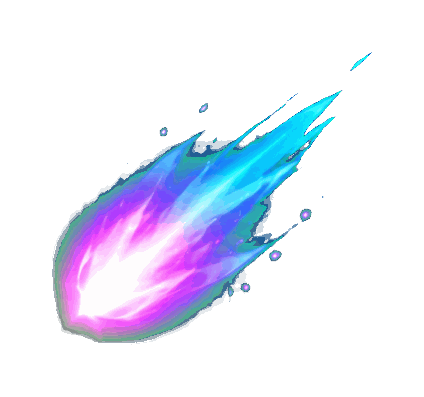
#> input picture assets/runtime/fx/engine_blast/03.png, 424 x 397 px, found by its file name
$ python build_scale_depth_concept.py
#> lines starting #> are read from the running program, lines starting #| are printed output that depends on the picture
from __future__ import annotations

import math
from pathlib import Path

from PIL import Image, ImageDraw, ImageFilter, ImageFont, ImageOps


ROOT = Path(__file__).resolve().parents[1]
OUT = ROOT / "qa-scale-depth-fx-concept-v2.png"


def font(size: int, bold: bool = False):
#> called with size = 34, bold = True
    paths = (
        "/System/Library/Fonts/Supplemental/Arial Bold.ttf" if bold else "/System/Library/Fonts/Supplemental/Arial.ttf",
        "/System/Library/Fonts/Helvetica.ttc",
    )
    for path in paths:
        try:
            return ImageFont.truetype(path, size)
        except OSError:
            continue
    return ImageFont.load_default()


TITLE = font(34, True)
LABEL = font(22, True)
SMALL = font(15)


def chroma_key_green(image: Image.Image) -> Image.Image:
    rgba = image.convert("RGBA")
    pixels = rgba.load()
    for y in range(rgba.height):
        for x in range(rgba.width):
            r, g, b, a = pixels[x, y]
            dominance = g - max(r, b)
            if g > 105 and dominance > 30:
                alpha = max(0, min(255, int((92 - dominance) * 4.5)))
                if alpha < 18:
                    alpha = 0
                pixels[x, y] = (r, min(g, int((r + b) * 0.55)), b, alpha)
    return rgba


def trim_alpha(image: Image.Image, padding: int = 32) -> Image.Image:
    bbox = image.getchannel("A").getbbox()
    if not bbox:
        return image
    left, top, right, bottom = bbox
    return image.crop(
        (
            max(0, left - padding),
            max(0, top - padding),
            min(image.width, right + padding),
            min(image.height, bottom + padding),
        )
    )


def load_rgba(path: Path, green: bool = False) -> Image.Image:
    image = Image.open(path)
    if green:
        image = chroma_key_green(image)
    return trim_alpha(image.convert("RGBA"), 36)


def resize_width(image: Image.Image, width: int) -> Image.Image:
    ratio = width / image.width
    return image.resize((width, max(1, round(image.height * ratio))), Image.Resampling.LANCZOS)


def paste_center(canvas: Image.Image, image: Image.Image, center: tuple[int, int], opacity: float = 1) -> None:
    layer = image
    if opacity < 1:
        layer = image.copy()
        layer.putalpha(layer.getchannel("A").point(lambda value: int(value * opacity)))
    canvas.alpha_composite(layer, (round(center[0] - layer.width / 2), round(center[1] - layer.height / 2)))


def glow(canvas: Image.Image, image: Image.Image, center: tuple[int, int], color=(180, 64, 255), radius=22, opacity=0.36) -> None:
    alpha = image.getchannel("A").point(lambda value: int(value * opacity))
    layer = Image.new("RGBA", image.size, (*color, 0))
    layer.putalpha(alpha)
    layer = layer.filter(ImageFilter.GaussianBlur(radius))
    paste_center(canvas, layer, center)


def make_space_background(size: tuple[int, int]) -> Image.Image:
#> called with size = (1600, 980)
    width, height = size
    canvas = Image.new("RGBA", size, (4, 6, 22, 255))
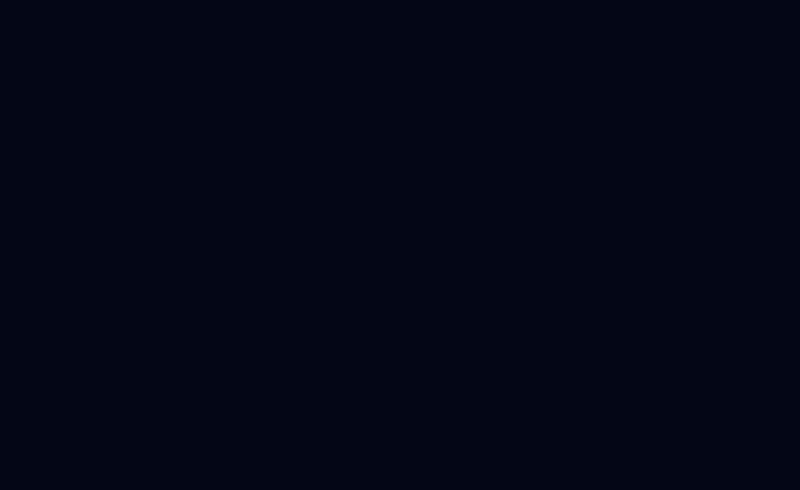
#> canvas: PIL image 1600x980 RGBA (shown at 1/2 size); mean R, G, B, A 4, 6, 22, 255
    pix = canvas.load()
    for y in range(height):
        yy = y / height
        for x in range(width):
            xx = x / width
            nebula = math.sin(xx * 7.2 + yy * 3.1) * 0.5 + 0.5
            corridor = max(0, 1 - abs((xx - 0.46) * 1.2 + (yy - 0.68) * 0.55) * 2.4)
            r = int(5 + 35 * yy + 54 * corridor + 18 * nebula * yy)
            g = int(8 + 20 * yy + 20 * corridor)
            b = int(28 + 56 * yy + 88 * corridor + 16 * nebula)
            pix[x, y] = (r, g, b, 255)
    draw = ImageDraw.Draw(canvas)
    for i in range(190):
        x = (i * 347) % width
        y = (i * 193 + 71) % height
        size_px = 1 + (i % 4 == 0) + (i % 17 == 0)
        opacity = 70 + (i * 29) % 120
        draw.ellipse((x, y, x + size_px, y + size_px), fill=(190, 220, 255, opacity))
    return canvas.filter(ImageFilter.GaussianBlur(0.18))


def make_planet(diameter: int) -> Image.Image:
#> called with diameter = 520
    size = diameter + 220
    c = Image.new("RGBA", (size, size), (0, 0, 0, 0))
#> c: PIL image 740x740 RGBA; every value is 0
    draw = ImageDraw.Draw(c)
    cx = cy = size // 2
    for r in range(diameter // 2, 0, -1):
        t = r / (diameter / 2)
        color = (
            int(22 + 44 * (1 - t)),
            int(62 + 120 * (1 - t)),
            int(132 + 80 * (1 - t)),
            int(255 * min(1, 1.4 - t * 0.35)),
        )
        draw.ellipse((cx - r, cy - r, cx + r, cy + r), fill=color)
    draw.ellipse((cx - diameter // 2, cy - diameter // 2, cx + diameter // 2, cy + diameter // 2), outline=(74, 214, 255, 120), width=5)
    atmosphere = Image.new("RGBA", c.size, (0, 0, 0, 0))
    ad = ImageDraw.Draw(atmosphere)
    ad.ellipse((cx - diameter // 2 - 28, cy - diameter // 2 - 28, cx + diameter // 2 + 28, cy + diameter // 2 + 28), outline=(100, 198, 255, 118), width=30)
    atmosphere = atmosphere.filter(ImageFilter.GaussianBlur(18))
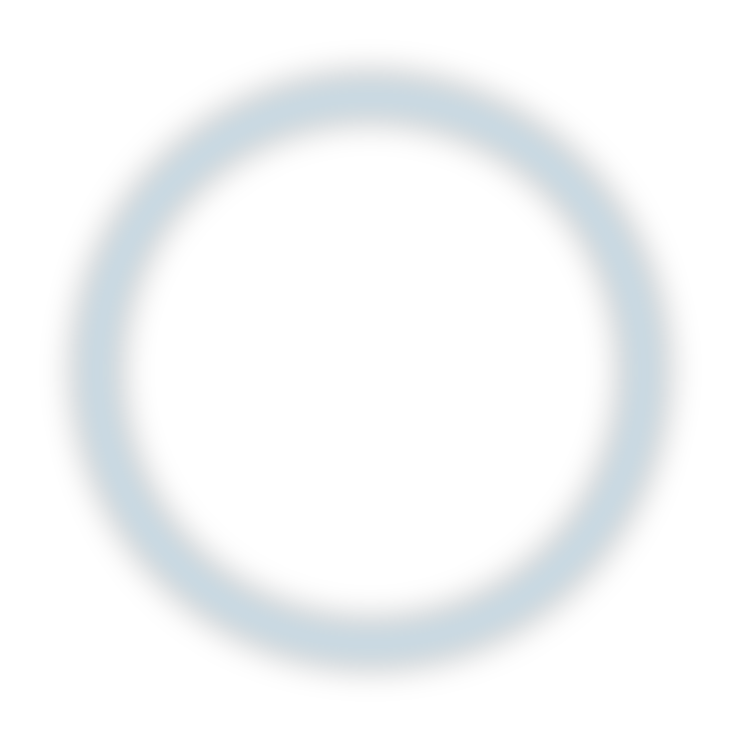
#> atmosphere: PIL image 740x740 RGBA; mean R, G, B, A 9.4, 18.5, 23.9, 11; transparent parts drawn white
    c = Image.alpha_composite(atmosphere, c)
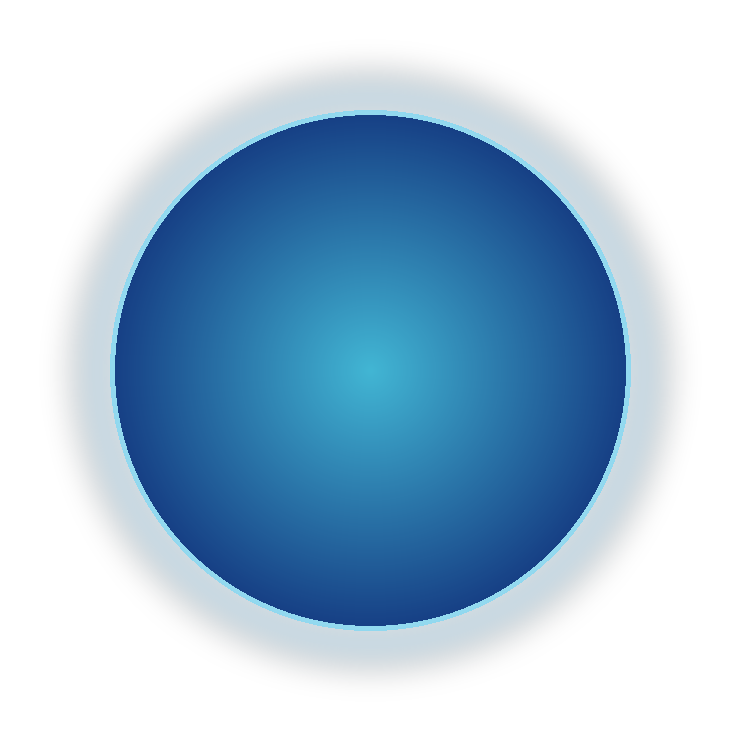
#> c: PIL image 740x740 RGBA; mean R, G, B, A 21.8, 55.2, 80.9, 106; transparent parts drawn white
    return c


def label(draw: ImageDraw.ImageDraw, xy: tuple[int, int], title: str, detail: str) -> None:
    x, y = xy
    bbox = draw.textbbox((x, y), title, font=LABEL)
    draw.rounded_rectangle((bbox[0] - 12, bbox[1] - 8, bbox[2] + 12, bbox[3] + 31), radius=10, fill=(4, 8, 28, 190), outline=(91, 134, 255, 120), width=1)
    draw.text((x, y), title, font=LABEL, fill=(246, 249, 255, 255))
    draw.text((x, y + 25), detail, font=SMALL, fill=(164, 190, 244, 255))


def main() -> None:
    canvas = make_space_background((1600, 980))
    draw = ImageDraw.Draw(canvas)

    planet = make_planet(520)
    paste_center(canvas, planet, (1320, 210), opacity=0.64)
#> in paste_center, `layer.putalpha(layer.getchannel("A").point(lambda value: int(value * o..`:
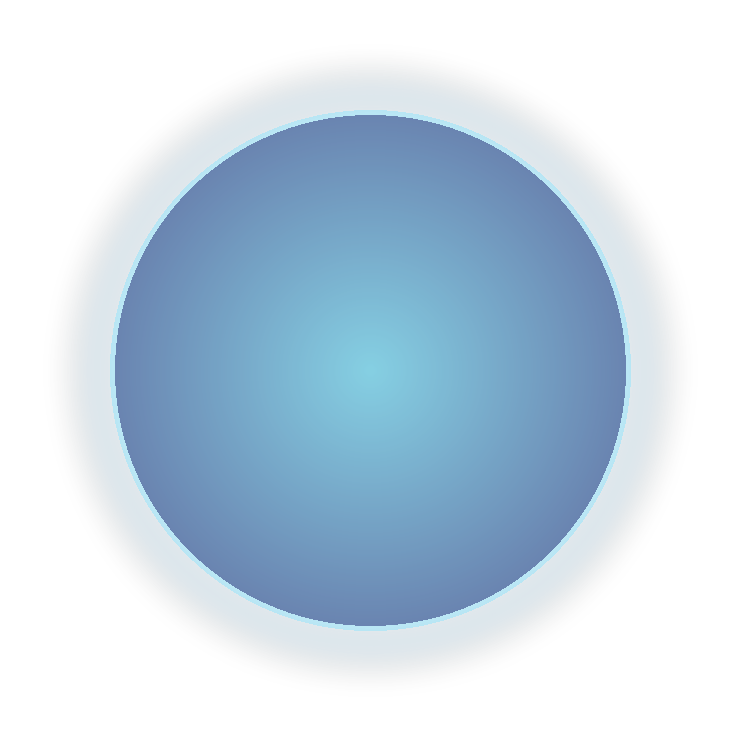
#> layer: PIL image 740x740 RGBA; mean R, G, B, A 21.8, 55.2, 80.9, 67.6; transparent parts drawn white

    comet = load_rgba(ROOT / "assets" / "runtime" / "fx" / "speed_streak" / "03.png")
#> in load_rgba, image is the input picture: PIL image 424x397 RGBA; mean R, G, B, A 33.2, 226.5, 55.5, 53.3
#> in trim_alpha, `bbox = image.getchannel("A").getbbox()`: bbox = (52, 52, 372, 345)
#> in trim_alpha, `left, top, right, bottom = bbox`: left = 52; right = 372; bottom = 345
    comet = resize_width(comet.rotate(-20, expand=True, resample=Image.Resampling.BICUBIC), 520)
#> in resize_width, `return image.resize((width, max(1, round(image.height * ratio))), Imag..`:
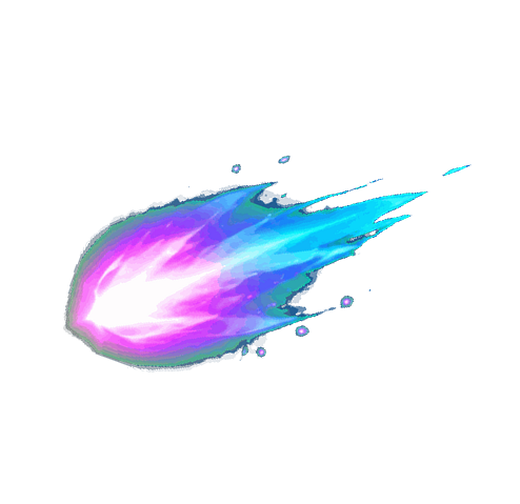
#> returned value: PIL image 520x504 RGBA; mean R, G, B, A 21.7, 24.7, 36.1, 37.9; transparent parts drawn white
    paste_center(canvas, comet, (1180, 715), opacity=0.46)
#> call 2 of paste_center, with center = (1180, 715), opacity = 0.46
#> in paste_center (call 2), `layer.putalpha(layer.getchannel("A").point(lambda value: int(value * o..`:
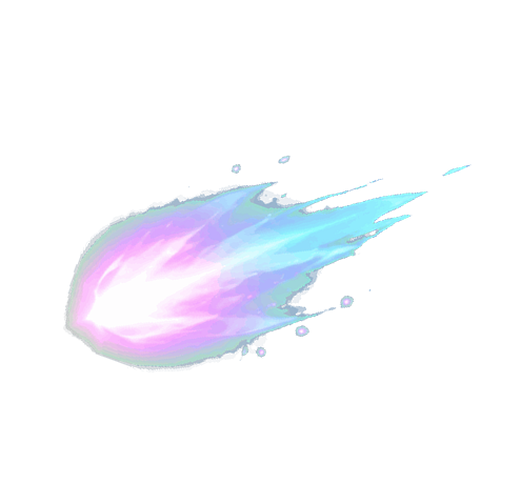
#> layer: PIL image 520x504 RGBA; mean R, G, B, A 21.7, 24.7, 36.1, 17.4; transparent parts drawn white
#> in paste_center (call 2), `canvas.alpha_composite(layer, (round(center[0] - layer.width / 2), rou..`:
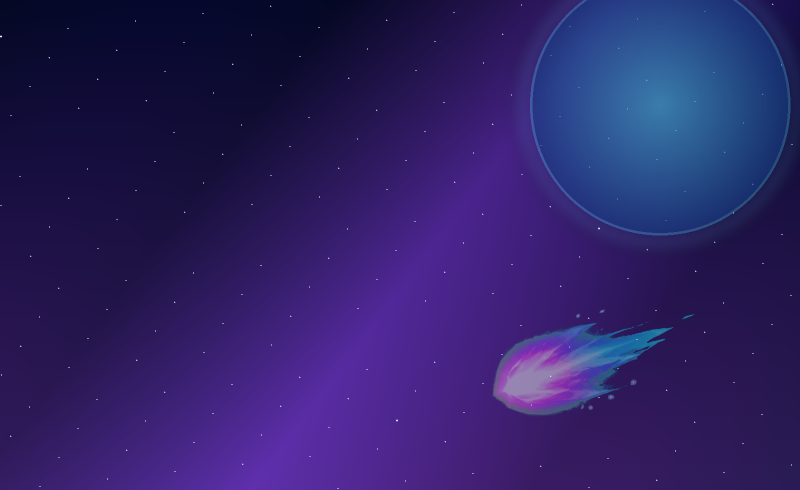
#> canvas: PIL image 1600x980 RGBA (shown at 1/2 size); mean R, G, B, A 45.9, 33.1, 101.3, 254.9; transparent parts drawn white

    asteroid = load_rgba(ROOT / "assets" / "space" / "trimmed" / "asteroid-dark-small.png")
    asteroid = resize_width(asteroid, 125)
    paste_center(canvas, asteroid, (1210, 545), opacity=0.72)

    ship1 = resize_width(load_rgba(ROOT / "assets" / "runtime" / "stage1" / "directions" / "idle.png"), 165)
    ship2 = resize_width(load_rgba(ROOT / "assets" / "runtime" / "stage2" / "directions" / "idle.png"), 218)
    ship3 = resize_width(load_rgba(ROOT / "assets" / "runtime" / "stage3" / "directions" / "idle.png"), 510)

    for img, center in ((ship1, (392, 620)), (ship2, (660, 602)), (ship3, (1040, 548))):
        glow(canvas, img, center, radius=28, opacity=0.28)
        paste_center(canvas, img, center)

    astronaut = load_rgba(Path.home() / "Downloads" / "ChatGPT Image 28 jun 2026, 09_57_37 p.m. (1).png", green=True)
    astronaut = resize_width(astronaut, 62)
    glow(canvas, astronaut, (505, 535), color=(62, 220, 255), radius=18, opacity=0.28)
    paste_center(canvas, astronaut, (505, 535))

    draw.text((54, 44), "Nave - escala, profundidad y FX", font=TITLE, fill=(248, 250, 255, 255))
    draw.text((56, 88), "Stage 1 < Stage 2 < Stage 3. Astronauta pequeno, planetas lejanos y cometas como capa de velocidad.", font=SMALL, fill=(178, 198, 245, 255))

    label(draw, (305, 755), "Stage 1", "1.00x protagonista")
    label(draw, (590, 765), "Stage 2", "1.35x upgrade")
    label(draw, (940, 790), "Stage 3", "1.85x nave completa")
    label(draw, (540, 482), "Astronauta", "0.18x aprox de Stage 1")
    label(draw, (1184, 432), "Asteroide", "medio plano / parallax")
    label(draw, (1174, 812), "Cometa/FX", "fondo rapido, no turbina")
    label(draw, (1220, 470), "Planeta 3D", "enorme, lejano, baja velocidad")

    canvas.save(OUT)
    print(OUT)


if __name__ == "__main__":
#> (the run stopped early here; a loop or call above may not have finished)
